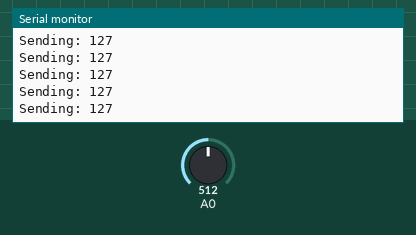
Simulated run of this sketch. Board: Arduino Uno, built with avr-gcc and run on an emulated ATmega328P. Parts: the last lines printed to the serial monitor. The inputs (shaded band) are chosen by the test bench; at power-on: A0 = 512. No radio packets arrive unless stated.

Above: at 1.2 s.
1.3 s: A0 set to 420
At 2.0 s:
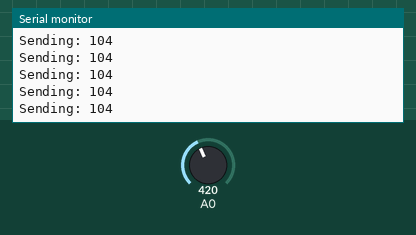
4.3 s: A0 set to 393
At 4.8 s:
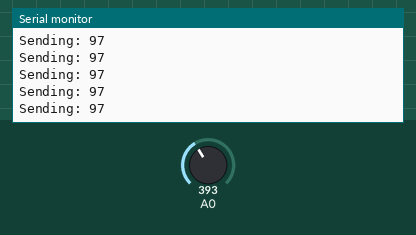
7.3 s: A0 set to 43
At 8.3 s:
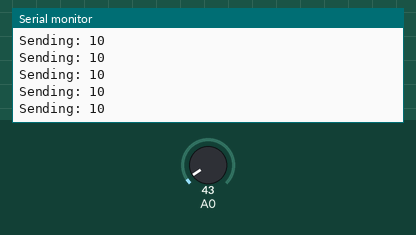
10.3 s: A0 set to 38
At 11.2 s:
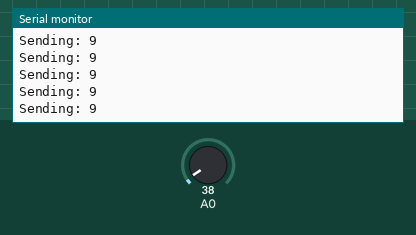
Timing chart, 0 to 13.3 s (numbered marks = the images above; inputs shaded):
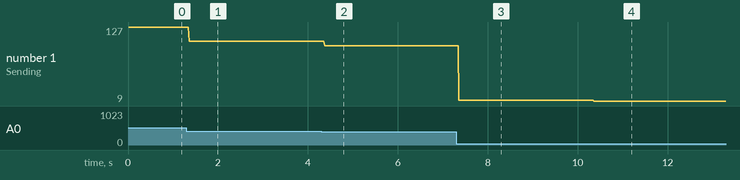

Measured:
- after the input at 1.3 s, the serial monitor: prints a new line after 0.06 s (image 1)
- after the input at 4.3 s, the serial monitor: prints a new line after 0.07 s (image 2)
- after the input at 7.3 s, the serial monitor: prints a new line after 0.06 s (image 3)
- after the input at 10.3 s, the serial monitor: prints a new line after 0.06 s (image 4)
- plotted number 1: 127 → 104 after the input at 1.3 s, 104 → 97 after the input at 4.3 s, 97 → 10 after the input at 7.3 s, 10 → 9 after the input at 10.3 s

The sketch:

transmitter.ino
```cpp
#include <printf.h>
#include <SPI.h>
#include <RF24.h>


const uint64_t my_radio_pipe = 0xE8E8F0F0E1LL;
RF24 radio(9, 10);

struct radio_channels {
  byte pwm;

};

radio_channels to_send;

void setup() {

  Serial.begin(9600);
  radio.begin();
  printf_begin();
  radio.setAutoAck(true);
  radio.setPALevel(RF24_PA_LOW);
  radio.setChannel(108);
  radio.setRetries(15, 15);
  radio.openWritingPipe(my_radio_pipe);
  to_send.pwm = 0;
  Serial.println("Start Radio");
  radio.stopListening();
  radio.setPayloadSize(1);
  radio.printPrettyDetails();

}

void loop() {

  to_send.pwm = map(analogRead(A0), 0, 1024, 0, 255);
  radio.setPayloadSize(sizeof(to_send));

  if(radio.write(&to_send, sizeof(to_send))){
    Serial.print("Sending: ");
  }else {
   Serial.print("Not sent: ") ;
   }
  Serial.println(map(analogRead(A0), 0, 1024, 0, 255));


}
```
